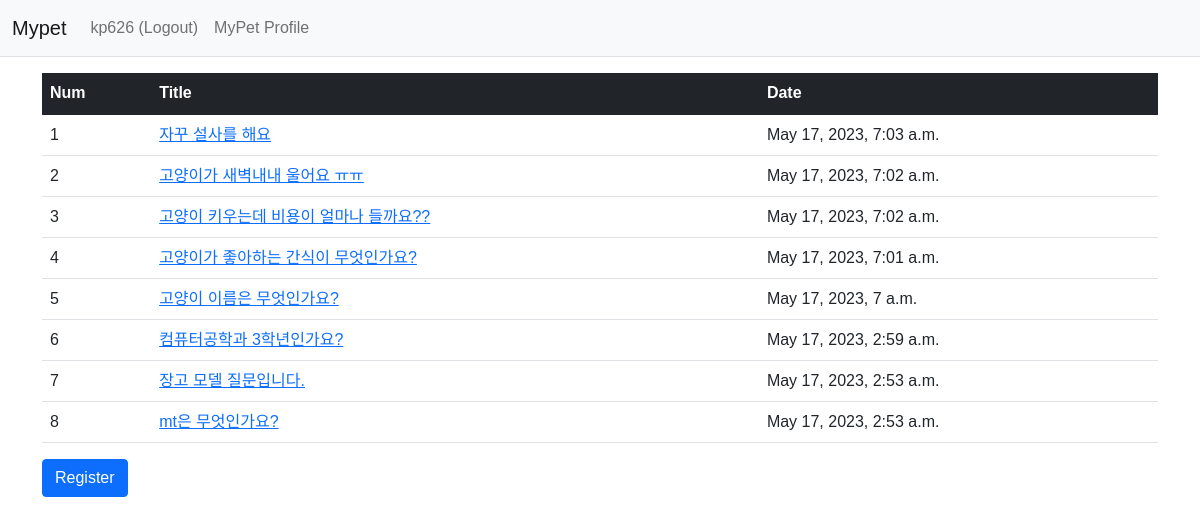
/mypet/ (signed in), run on the app's committed database.
### mypet/models.py (models this page shows, shortened)
class Question(models.Model):
    subject = models.CharField(max_length=200)
    content = models.TextField()
    create_date = models.DateTimeField()

### mypet/views.py (the view)
# urls.py: path('', views.index, name='index'),  # '/' �� �ش�Ǵ� path
def index(request):
    question_list = Question.objects.order_by('-create_date')
    context = {'question_list': question_list}
    return render(request, 'mypet/question_list.html', context)

### templates/mypet/question_list.html
{% extends 'base.html' %} {% block content %}
<div class="container my-3">
  <table class="table">
    <thead>
      <tr class="table-dark">
        <th>Num</th>
        <th>Title</th>
        <th>Date</th>
      </tr>
    </thead>
    <tbody>
      {% if question_list %} {% for question in question_list %}
      <tr>
        <td>{{ forloop.counter }}</td>
        <td>
          <a href="{% url 'mypet:detail' question.id %}"
            >{{ question.subject }}</a
          >
        </td>
        <td>{{ question.create_date }}</td>
      </tr>
      {% endfor %} {% else %}
      <tr>
        <td colspan="3">No Question.</td>
      </tr>
      {% endif %}
    </tbody>
  </table>
  <a href="{% url 'mypet:question_create' %}" class="btn btn-primary"
    >Register</a
  >
</div>
{% endblock %}

### templates/navbar.html (shortened to what this page needs)
<nav class="navbar navbar-expand-lg navbar-light bg-light border-bottom">
  <div class="container-fluid">
    <a class="navbar-brand" href="{% url 'mypet:index' %}">Mypet</a>
    <div class="collapse navbar-collapse" id="navbarSupportedContent">
      <ul class="navbar-nav me-auto mb-2 mb-lg-0">
        <li class="nav-item">
          {% if user.is_authenticated %}
          <a class="nav-link" href="{% url 'common:logout' %}"
            >{{ user.username }} (Logout)</a
          >
          {% else %}
          <a class="nav-link" href="{% url 'common:login' %}">Login</a>
          {% endif %}
        </li>
        <li>
          <a class="nav-link" href="{% url 'common:petprofile' %}"
            >MyPet Profile</a
          >
        </li>
      </ul>
    </div>
  </div>
</nav>

### static/petprofile.css (style rules this page uses)
* { margin: 0; padding: 0; box-sizing: border-box; font-family: Arial, sans-serif; }

### data on the page
Question: subject "자꾸 설사를 해요", create_date "May 17, 2023, 7:03 a.m."
Question: subject "고양이가 새벽내내 울어요 ㅠㅠ", create_date "May 17, 2023, 7:02 a.m."
Question: subject "고양이 키우는데 비용이 얼마나 들까요??", create_date "May 17, 2023, 7:02 a.m."
Question: subject "고양이가 좋아하는 간식이 무엇인가요?", create_date "May 17, 2023, 7:01 a.m."
Question: subject "고양이 이름은 무엇인가요?", create_date "May 17, 2023, 7 a.m."
Question: subject "컴퓨터공학과 3학년인가요?", create_date "May 17, 2023, 2:59 a.m."
Question: subject "장고 모델 질문입니다.", create_date "May 17, 2023, 2:53 a.m."
Question: subject "mt은 무엇인가요?", create_date "May 17, 2023, 2:53 a.m."

### other printed values
{{ user.username }} "kp626"
